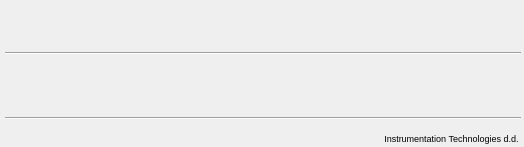
<?xml version="1.0" encoding="UTF-8"?>
<ui version="4.0">
 <class>MainWindow</class>
 <widget class="QMainWindow" name="MainWindow">
  <property name="geometry">
   <rect>
    <x>0</x>
    <y>0</y>
    <width>524</width>
    <height>147</height>
   </rect>
  </property>
  <property name="windowTitle">
   <string extracomment="Libera">Libera Hadron: $(DEVICE)</string>
  </property>
  <property name="accessibleName">
   <string>Libera Hadron</string>
  </property>
  <property name="accessibleDescription">
   <string/>
  </property>
  <property name="styleSheet">
   <string notr="true"/>
  </property>
  <property name="unifiedTitleAndToolBarOnMac">
   <bool>true</bool>
  </property>
  <widget class="QWidget" name="centralwidget">
   <widget class="caRelatedDisplay" name="carelateddisplay">
    <property name="geometry">
     <rect>
      <x>340</x>
      <y>65</y>
      <width>180</width>
      <height>42</height>
     </rect>
    </property>
    <property name="font">
     <font>
      <family>FreeSans</family>
      <pointsize>10</pointsize>
      <kerning>true</kerning>
     </font>
    </property>
    <property name="background">
     <color>
      <red>255</red>
      <green>150</green>
      <blue>0</blue>
     </color>
    </property>
    <property name="labels">
     <string notr="true">bpm #3;bpm #4</string>
    </property>
    <property name="files">
     <string notr="true">main_bpm;main_bpm</string>
    </property>
    <property name="args">
     <string notr="true">BPM=$(DEVICE):bpm3;BPM=$(DEVICE):bpm4</string>
    </property>
   </widget>
   <widget class="caRelatedDisplay" name="evrx">
    <property name="geometry">
     <rect>
      <x>240</x>
      <y>85</y>
      <width>90</width>
      <height>21</height>
     </rect>
    </property>
    <property name="font">
     <font>
      <family>FreeSans</family>
      <kerning>false</kerning>
     </font>
    </property>
    <property name="background">
     <color>
      <red>97</red>
      <green>214</green>
      <blue>240</blue>
     </color>
    </property>
    <property name="labels">
     <string notr="true">evrx</string>
    </property>
    <property name="files">
     <string notr="true">evrx</string>
    </property>
    <property name="args">
     <string notr="true">DEVICE=$(DEVICE)</string>
    </property>
   </widget>
   <widget class="caRelatedDisplay" name="bpm1">
    <property name="geometry">
     <rect>
      <x>50</x>
      <y>65</y>
      <width>180</width>
      <height>42</height>
     </rect>
    </property>
    <property name="font">
     <font>
      <family>FreeSans</family>
      <pointsize>10</pointsize>
      <kerning>false</kerning>
     </font>
    </property>
    <property name="background">
     <color>
      <red>255</red>
      <green>150</green>
      <blue>0</blue>
     </color>
    </property>
    <property name="labels">
     <string notr="true">bpm #1;bpm #2</string>
    </property>
    <property name="files">
     <string notr="true">main_bpm;main_bpm</string>
    </property>
    <property name="args">
     <string notr="true">BPM=$(DEVICE):bpm1;BPM=$(DEVICE):bpm2;</string>
    </property>
   </widget>
   <widget class="caRelatedDisplay" name="fans_screen">
    <property name="geometry">
     <rect>
      <x>5</x>
      <y>65</y>
      <width>36</width>
      <height>42</height>
     </rect>
    </property>
    <property name="sizePolicy">
     <sizepolicy hsizetype="Preferred" vsizetype="Preferred">
      <horstretch>0</horstretch>
      <verstretch>0</verstretch>
     </sizepolicy>
    </property>
    <property name="font">
     <font>
      <family>FreeSans</family>
      <pointsize>10</pointsize>
      <kerning>false</kerning>
     </font>
    </property>
    <property name="styleSheet">
     <string notr="true"/>
    </property>
    <property name="background">
     <color>
      <red>225</red>
      <green>225</green>
      <blue>227</blue>
     </color>
    </property>
    <property name="labels">
     <string notr="true">fans</string>
    </property>
    <property name="files">
     <string notr="true">fans;</string>
    </property>
    <property name="args">
     <string notr="true">DEVICE=$(DEVICE)</string>
    </property>
   </widget>
   <widget class="Line" name="line_2">
    <property name="geometry">
     <rect>
      <x>5</x>
      <y>110</y>
      <width>516</width>
      <height>16</height>
     </rect>
    </property>
    <property name="orientation">
     <enum>Qt::Horizontal</enum>
    </property>
   </widget>
   <widget class="QLabel" name="label">
    <property name="geometry">
     <rect>
      <x>255</x>
      <y>130</y>
      <width>266</width>
      <height>16</height>
     </rect>
    </property>
    <property name="font">
     <font>
      <family>Arial</family>
      <pointsize>7</pointsize>
     </font>
    </property>
    <property name="text">
     <string>Instrumentation Technologies d.d. </string>
    </property>
    <property name="alignment">
     <set>Qt::AlignRight|Qt::AlignTrailing|Qt::AlignVCenter</set>
    </property>
   </widget>
   <widget class="caRelatedDisplay" name="carelateddisplay_2">
    <property name="geometry">
     <rect>
      <x>5</x>
      <y>10</y>
      <width>226</width>
      <height>21</height>
     </rect>
    </property>
    <property name="labels">
     <string notr="true">IOC info</string>
    </property>
    <property name="files">
     <string notr="true">main_info</string>
    </property>
    <property name="args">
     <string notr="true">DEVICE=$(DEVICE)</string>
    </property>
   </widget>
   <widget class="Line" name="line_3">
    <property name="geometry">
     <rect>
      <x>5</x>
      <y>45</y>
      <width>516</width>
      <height>16</height>
     </rect>
    </property>
    <property name="orientation">
     <enum>Qt::Horizontal</enum>
    </property>
   </widget>
   <widget class="caLed" name="caled">
    <property name="geometry">
     <rect>
      <x>490</x>
      <y>5</y>
      <width>30</width>
      <height>30</height>
     </rect>
    </property>
    <property name="channel" stdset="0">
     <string notr="true">$(DEVICE):hbpm:app-name</string>
    </property>
    <property name="falseColor">
     <color>
      <red>0</red>
      <green>0</green>
      <blue>0</blue>
     </color>
    </property>
    <property name="trueColor">
     <color>
      <red>255</red>
      <green>255</green>
      <blue>0</blue>
     </color>
    </property>
    <property name="undefinedColor">
     <color>
      <red>0</red>
      <green>255</green>
      <blue>0</blue>
     </color>
    </property>
    <property name="trueValue">
     <string>libera-hbpm1</string>
    </property>
    <property name="falseValue">
     <string>libera-hbpm</string>
    </property>
   </widget>
  </widget>
  <action name="actionADC_raw_data">
   <property name="text">
    <string>ADC raw data</string>
   </property>
  </action>
  <action name="actionTurn_by_turn_data">
   <property name="text">
    <string>Turn-by-turn data</string>
   </property>
  </action>
  <action name="actionSlow_acquisition_data">
   <property name="text">
    <string>Slow acquisition data</string>
   </property>
  </action>
 </widget>
 <customwidgets>
  <customwidget>
   <class>caRelatedDisplay</class>
   <extends>QWidget</extends>
   <header>caRelatedDisplay</header>
  </customwidget>
  <customwidget>
   <class>caLed</class>
   <extends>QWidget</extends>
   <header>caLed</header>
  </customwidget>
 </customwidgets>
 <resources>
  <include location="images/images.qrc"/>
 </resources>
 <connections/>
 <designerdata>
  <property name="gridDeltaX">
   <number>5</number>
  </property>
  <property name="gridDeltaY">
   <number>5</number>
  </property>
  <property name="gridSnapX">
   <bool>true</bool>
  </property>
  <property name="gridSnapY">
   <bool>true</bool>
  </property>
  <property name="gridVisible">
   <bool>true</bool>
  </property>
 </designerdata>
</ui>
